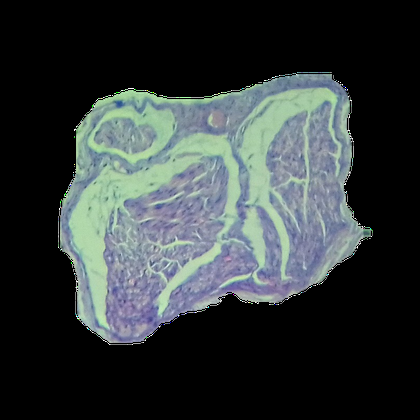
%> input picture Medicine/imageOrder/Блок 1/001.png, 420 x 420 px, shrunk from 800 x 800 before the run; its folder holds 3 pictures in this run
$ octave Main.m   (GNU Octave 9; MATLAB toolbox functions it lacks are replaced by stand-ins)
%> lines starting %> are read from the running program, lines starting %| are printed output that depends on the picture
### Medicine/imageOrder/CodeDiff.m
function [ ] = CodeDiff( currname )
%> called with currname = 'Блок 1'


    %currname = 'Блок 1';
    addpath(currname);

    list = ls(strcat(currname, '/*.*g'));
    %Число изображений
    lsize = size(list);

    rasst = zeros(lsize(1), lsize(1));

    % get RGB images from files
    imsrgb = cell(1, lsize(1));
    for i = 1:lsize(1)
        imsrgb{1, i} = imread(strtrim(list(i,:)));
    end

    % get 1D images from files
    ims = cell(1, lsize(1));
%> ims = {[], [], []}
    for i = 1:lsize(1)
        ims{1, i} = rgb2ntsc(imread(strtrim(list(i,:))));
        ims{1, i} = ims{1, i}(:,:,1);
    end

    % get hamming distances
    for i = 1:lsize(1)
        for j = 1:lsize(1)

            %tic;

            if(i ~= j)
                rasst(i, j) = getDist(ims{1, i}, ims{1, j});
            else
                rasst(i, j) = 100000000000; %not minimum
            end

            %time = toc;
            %fprintf(1, 'Этап: %d (из %d). Время выполнения: %g секунд\n', ((i - 1) * lsize(1)) + j, lsize(1) * lsize(1), time);
        end
    end
%> this loop made 3 passes

    % Какой после какого (idx - текущий, value(idx) - следующий)
    ttt = zeros(2,20);
    M = rasst;

    for i = 1:lsize(1)
        ttt(1,i) = getIdxMinValInArray(M(:,i), lsize(1));
        ttt(2,i) = i;
        for k = 1:lsize(1)
            M(ttt(1,i), k) = 100000000000; %not minimum if minimum at this idx
        end
    end

    % Порядок изображений
    order = zeros(1,20);
    order(1,1) = ttt(1,1); % мб цикл
    for k = 2:lsize(1)

        order(1,k) = ttt(1,order(1,k-1));
    end

    %Запись
    for i = 1:lsize(1)
        imwrite(imsrgb{1, order(1,i)}, strtrim(list(i,:)), 'png');

    end
%> this loop made 3 passes
%> pass 1, in CodeDiff, `imwrite(imsrgb{1, order(1,i)}, strtrim(list(i,:)), 'png');`:
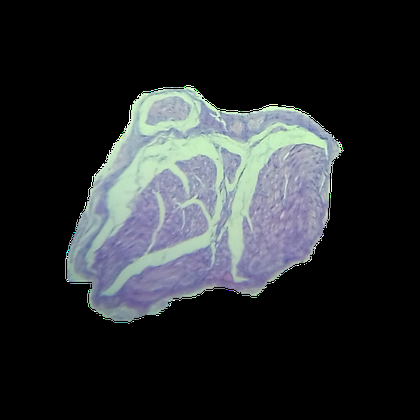
%> saved as 001.png: size 420x420x3 uint8; mean R, G, B 40.2, 43.5, 45.8
%> pass 2, in CodeDiff, `imwrite(imsrgb{1, order(1,i)}, strtrim(list(i,:)), 'png');`:
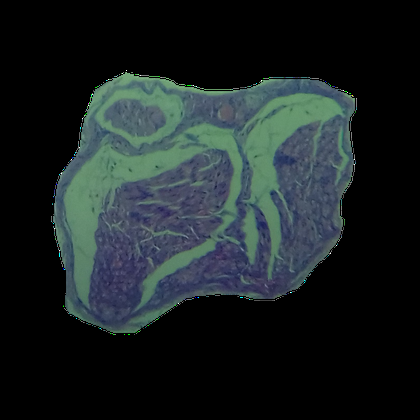
%> saved as 002.png: size 420x420x3 uint8; mean R, G, B 26.8, 34.7, 35.8

end

### Medicine/imageOrder/getIdxMinValInArray.m
function [ idxs ] = getIdxMinValInArray( arr, arrsize )

minval = arr(1,1);
idxs = 1;

for i = 1:arrsize
    if(arr(i,1) < minval)
        minval = arr(i,1);
        idxs = i;
    end
end

### Medicine/imageOrder/Main.m
clc; clear;

%Получаем список папок nameFolds
d = dir(pwd);
isub = [d(:).isdir];
nameFolds = {d(isub).name}';
nameFolds(ismember(nameFolds,{'.','..'})) = [];


lsize = size(nameFolds);

for i = 1:lsize(1)
    tic;
    CodeDiff(nameFolds{i,1});

    time = toc;
    fprintf(1, 'Этап: %d (из %d). Время выполнения: %g секунд\n', i, lsize(1), time);
end
